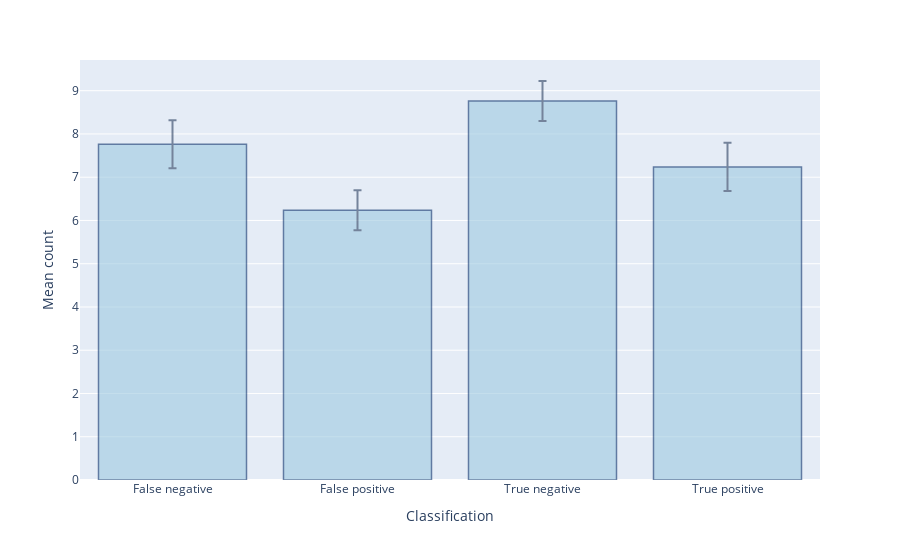

Notebook code for this chart:
### Code cell
# Response Types with Error Bars 


q_confusion = q_merged[['respondant_id', 'confusion']]\
                    .groupby(['respondant_id', 'confusion'])\
                    .size()\
                    .reset_index(name='counts')\
                    .groupby(['confusion'])\
                    .agg({'counts': ['mean', 'std', 'sem']})\
                    .reset_index()
print(q_confusion)
#new['confusion'] = q_confusion['confusion']
q_confusion.columns = q_confusion.columns.droplevel()
q_confusion = q_confusion.rename(columns={'':'confusion'})


print(q_confusion)

fig = px.bar(
    q_confusion,
    x='confusion',
    y='mean',
    error_y='sem',
    labels={
        'confusion': 'Classification',
        'mean': 'Mean count',
        'false_negative': 'False negative',
        'false_positive': 'False positive',
        'true_negative': 'True negative',
        'true_positive': 'True positive'
    }
)
fig.update_traces(marker_color='rgb(158,202,225)', marker_line_color='rgb(8,48,107)', marker_line_width=1.5, opacity=0.6)
fig.show()

### Figure 1 — Plotly figure (JSON) as saved in the notebook; plotly's stock layout.template omitted (floating-point values rounded to 4 significant figures)
{"data": [{"alignmentgroup": "True", "error_y": {"array": [0.5559, 0.4624, 0.4624, 0.5559]}, "hovertemplate": "Classification=%{x}<br>Mean count=%{y}<extra></extra>", "legendgroup": "", "marker": {"color": "rgb(158,202,225)", "line": {"color": "rgb(8,48,107)", "width": 1.5}, "pattern": {"shape": ""}}, "name": "", "offsetgroup": "", "opacity": 0.6, "orientation": "v", "showlegend": false, "textposition": "auto", "type": "bar", "x": ["False negative", "False positive", "True negative", "True positive"], "xaxis": "x", "y": [7.762, 6.238, 8.762, 7.238], "yaxis": "y"}], "layout": {"autosize": true, "barmode": "relative", "legend": {"tracegroupgap": 0}, "margin": {"t": 60}, "xaxis": {"anchor": "y", "autorange": true, "domain": [0, 1], "range": [-0.5, 3.5], "title": {"text": "Classification"}, "type": "category"}, "yaxis": {"anchor": "x", "autorange": true, "domain": [0, 1], "range": [0, 9.71], "title": {"text": "Mean count"}, "type": "linear"}}}
